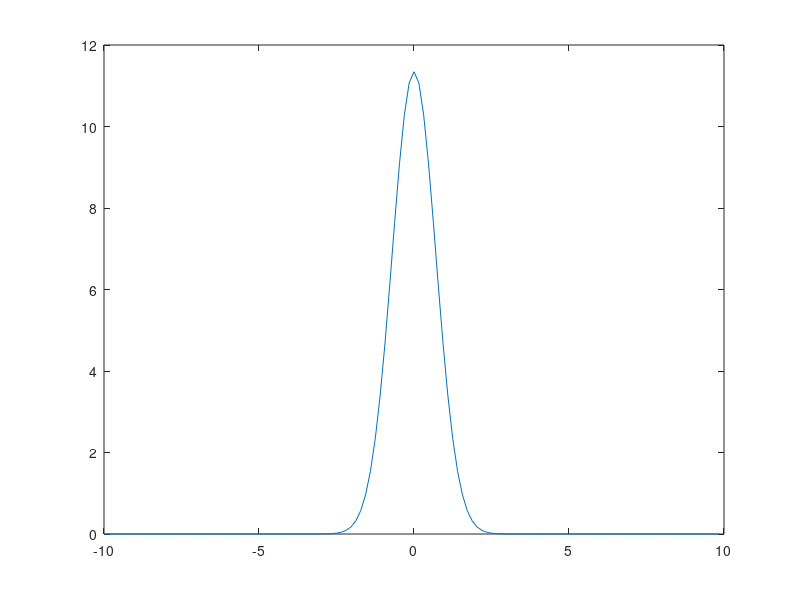

This figure's MATLAB source:
clear all; close all; clc

L=20; % define the computational domain [-L/2,L/2]
n=128; % define the number of Fourier modes 2^n
x2=linspace(-L/2,L/2,n+1); % define the domain discretization
x=x2(1:n); % consider only the first n points: periodicity
u=exp(-x.*x); % function to take a derivative of 
ut=fftshift(abs(fft(u)));
max(ut)

plot(x,ut)